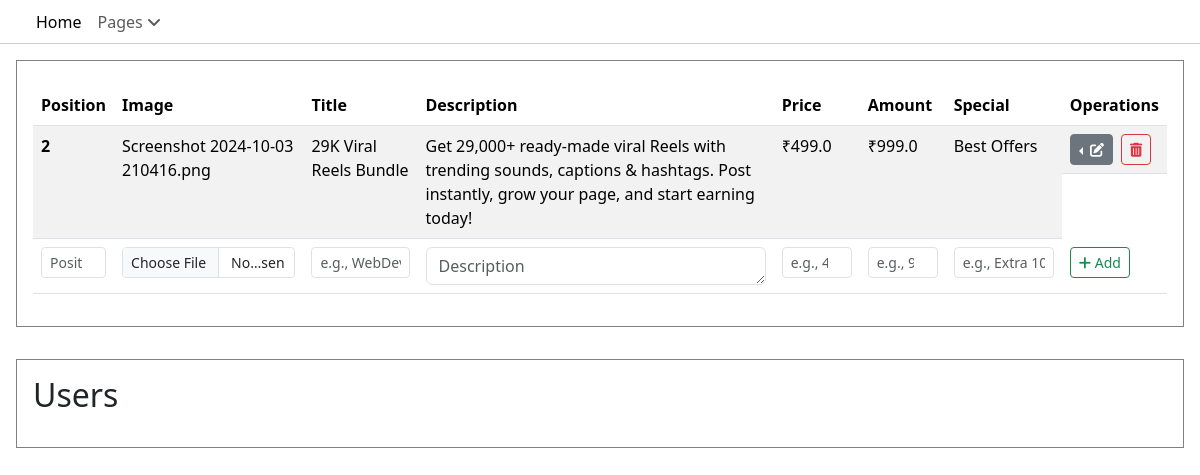
The page /admin on the database its author committed.
### d_bazar_App/models.py (models this page shows, shortened)
class Item(models.Model):
    pos  = models.IntegerField()
    image = models.ImageField()
    title = models.CharField(max_length=20)
    description = models.TextField()
    price = models.FloatField()
    amount = models.FloatField()
    special = models.CharField(max_length=15, null=True, blank=True)

### d_bazar_App/views.py (the view)
# urls.py: path('admin', views.admin, name='admin'),
def admin(request):
    return render(request,'d_bazar_App/admin.html', context)

### d_bazar_App/templates/d_bazar_App/admin.html (shortened to what this page needs)
<!DOCTYPE html>
<html lang="en">
<head>
    {% load static %}
    <link href="https://cdn.jsdelivr.net/npm/bootstrap@5.3.8/dist/css/bootstrap.min.css" rel="stylesheet" />
    <link rel="stylesheet" href="https://cdnjs.cloudflare.com/ajax/libs/font-awesome/6.5.2/css/all.min.css" />
</head>
<body>
    <nav class="navbar navbar-expand-lg" style="border-bottom: 0.5px rgba(128, 128, 128, 0.386) solid; padding: 0.1em 1em">
        <div class="container-fluid">
            <div class="collapse navbar-collapse" id="navbarNavDropdown">
                <ul class="navbar-nav">
                    <li class="nav-item">
                        <a class="nav-link active" aria-current="page" href="{% url 'home' %}">Home</a>
                    </li>
                    <li class="nav-item dropdown">
                        <a class="nav-link dropdown-toggle-primary" href="#" role="button" data-bs-toggle="dropdown" aria-expanded="false">
                            Pages <i class="fas fa-angle-down"></i>
                        </a>
                    </li>
                </ul>
            </div>
        </div>
    </nav>
    <main id="main_adminpage">
        <fieldset class="containers" id="database">
            <table class="table table-striped" >
                <thead>
                    <tr>
                        <th scope="col">Position</th>
                        <th scope="col">Image</th>
                        <th scope="col">Title</th>
                        <th scope="col">Description</th>
                        <th scope="col">Price</th>
                        <th scope="col">Amount</th>
                        <th scope="col">Special</th>
                        <th scope="col">Operations</th>
                    </tr>
                </thead>
                <tbody>
                    {% for row in web.items %}
                    <tr>
                        <th>{{row.pos}}</th>
                        <td>{{row.image}}</td>
                        <td>{{row.title}}</td>
                        <td>{{row.description}}</td>
                        <td>₹{{row.price}}</td>
                        <td>₹{{row.amount}}</td>
                        <td>{{row.special}}</td>
                        <td style="display: flex; gap:0.5em;">
                            <div class="btn-group dropstart">
                                <button type="button" class="btn btn-secondary dropdown-toggle btn-sm" data-bs-toggle="dropdown" aria-expanded="false">
                                    <i class="fas fa-edit"></i>
                                </button>
                            </div>
                            <form action="{% url 'delete_items' %}" method="post">
                                <button type="submit" class="btn btn-outline-danger btn-sm" value="{{row.id}}" name="item_id"><i class="fas fa-trash-alt"></i></button>
                            </form>
                        </td>
                    </tr>
                    {% endfor %}
                    <form action="{% url 'add_items' %}" method="post" enctype="multipart/form-data">
                        <tr>
                            <th scope="row">
                                <div class="input-group input-group-sm ">
                                    <input type="number" name="pos" class="form-control" aria-label="Sizing example input" aria-describedby="inputGroup-sizing-sm" placeholder="Position" style="width: 4em;" required a>
                                </div>
                            </th>
                            <td>
                                <div class="input-group input-group-sm">
                                    <input type="file" name="image" accept=".png, .jpg, .jpeg" class="form-control" aria-label="Sizing example input" aria-describedby="inputGroup-sizing-sm" style="width: 10em;" placeholder="Image" required>
                                </div>
                            </td>
                            <td>
                                <div class="input-group input-group-sm">
                                    <input type="text" name="title" class="form-control" aria-label="Sizing example input" aria-describedby="inputGroup-sizing-sm" placeholder="e.g., WebDev Bundle!" required>
                                </div>
                            </td>
                            <td>
                                <div class="input-group">
                                    <textarea name="description" class="form-control" aria-label="With textarea" rows="1" placeholder="Description" required ></textarea>
                                </div>
                            </td>
                            <td>
                                <div class="input-group input-group-sm ">
                                    <input type="number" name="price" class="form-control" aria-label="Sizing example input" aria-describedby="inputGroup-sizing-sm" placeholder="e.g., 499"  required style="width: 5em;">
                                </div>
                            </td>
                            <td>
                                <div class="input-group input-group-sm ">
                                    <input type="number" name="amount" class="form-control" aria-label="Sizing example input" aria-describedby="inputGroup-sizing-sm" placeholder="e.g., 999" style="width: 5em;" required>
                                </div>
                            </td>
                            <td>
                                <div class="input-group input-group-sm">
                                    <input type="text" name="special" class="form-control" aria-label="Sizing example input" aria-describedby="inputGroup-sizing-sm" placeholder="e.g., Extra 10% off!" >
                                </div>
                            </td>
                            <td>
                                <button type="submit" class="btn btn-outline-success btn-sm"><i class="fas fa-add"></i> Add</button>
                            </td>
                        </tr>
                    </form>
                </tbody>
            </table>
        </fieldset>
        <fieldset class="containers" id="database">
            <legend class="container_header">
                <h2>Users</h2>
            </legend>
        </fieldset>
    </main>
</body>
</html>

### rows shown on the page
Item: pos "2", image "Screenshot 2024-10-03 210416.png", title "29K Viral Reels Bundle", description "Get 29,000+ ready-made viral Reels with trending sounds, captions & hashtags. Post instantly, grow your page, and start earning today!", price "499.0", amount "999.0", special "Best Offers", {{ row.id }} 3 (drawn)
